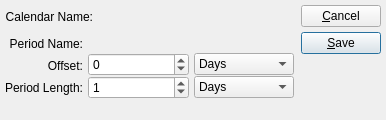
<ui version="4.0" >
 <author></author>
 <comment>This file is part of the xTuple ERP: PostBooks Edition, a free and
open source Enterprise Resource Planning software suite,
Copyright (c) 1999-2010 by OpenMFG LLC, d/b/a xTuple.
It is licensed to you under the Common Public Attribution License
version 1.0, the full text of which (including xTuple-specific Exhibits)
is available at www.xtuple.com/CPAL.  By using this software, you agree
to be bound by its terms.</comment>
 <exportmacro></exportmacro>
 <class>relativeCalendarItem</class>
 <widget class="QDialog" name="relativeCalendarItem" >
  <property name="geometry" >
   <rect>
    <x>0</x>
    <y>0</y>
    <width>386</width>
    <height>120</height>
   </rect>
  </property>
  <property name="windowTitle" >
   <string>Relative Calendar Item</string>
  </property>
  <layout class="QHBoxLayout" >
   <property name="margin" >
    <number>5</number>
   </property>
   <property name="spacing" >
    <number>7</number>
   </property>
   <item>
    <layout class="QVBoxLayout" >
     <property name="margin" >
      <number>0</number>
     </property>
     <property name="spacing" >
      <number>0</number>
     </property>
     <item>
      <layout class="QVBoxLayout" >
       <property name="margin" >
        <number>0</number>
       </property>
       <property name="spacing" >
        <number>5</number>
       </property>
       <item>
        <layout class="QHBoxLayout" >
         <property name="margin" >
          <number>0</number>
         </property>
         <property name="spacing" >
          <number>5</number>
         </property>
         <item>
          <widget class="QLabel" name="_calendarNameLit" >
           <property name="text" >
            <string>Calendar Name:</string>
           </property>
           <property name="alignment" >
            <set>Qt::AlignRight|Qt::AlignTrailing|Qt::AlignVCenter</set>
           </property>
          </widget>
         </item>
         <item>
          <widget class="QLabel" name="_calendarName" >
           <property name="sizePolicy" >
            <sizepolicy>
             <hsizetype>7</hsizetype>
             <vsizetype>5</vsizetype>
             <horstretch>0</horstretch>
             <verstretch>0</verstretch>
            </sizepolicy>
           </property>
           <property name="text" >
            <string/>
           </property>
           <property name="alignment" >
            <set>Qt::AlignLeading|Qt::AlignLeft|Qt::AlignVCenter</set>
           </property>
          </widget>
         </item>
        </layout>
       </item>
       <item>
        <layout class="QHBoxLayout" >
         <property name="margin" >
          <number>0</number>
         </property>
         <property name="spacing" >
          <number>5</number>
         </property>
         <item>
          <layout class="QVBoxLayout" >
           <property name="margin" >
            <number>0</number>
           </property>
           <property name="spacing" >
            <number>0</number>
           </property>
           <item>
            <widget class="QLabel" name="_periodNameLit" >
             <property name="text" >
              <string>Period Name:</string>
             </property>
             <property name="alignment" >
              <set>Qt::AlignRight|Qt::AlignTrailing|Qt::AlignVCenter</set>
             </property>
            </widget>
           </item>
           <item>
            <widget class="QLabel" name="_offsetLit" >
             <property name="text" >
              <string>Offset:</string>
             </property>
             <property name="alignment" >
              <set>Qt::AlignRight|Qt::AlignTrailing|Qt::AlignVCenter</set>
             </property>
            </widget>
           </item>
           <item>
            <widget class="QLabel" name="_periodLengthLit" >
             <property name="text" >
              <string>Period Length:</string>
             </property>
             <property name="alignment" >
              <set>Qt::AlignRight|Qt::AlignTrailing|Qt::AlignVCenter</set>
             </property>
            </widget>
           </item>
          </layout>
         </item>
         <item>
          <layout class="QVBoxLayout" >
           <property name="margin" >
            <number>0</number>
           </property>
           <property name="spacing" >
            <number>0</number>
           </property>
           <item>
            <layout class="QHBoxLayout" >
             <property name="margin" >
              <number>0</number>
             </property>
             <property name="spacing" >
              <number>0</number>
             </property>
             <item>
              <widget class="XLineEdit" name="_name" />
             </item>
             <item>
              <spacer>
               <property name="orientation" >
                <enum>Qt::Horizontal</enum>
               </property>
               <property name="sizeType" >
                <enum>QSizePolicy::Expanding</enum>
               </property>
               <property name="sizeHint" >
                <size>
                 <width>20</width>
                 <height>20</height>
                </size>
               </property>
              </spacer>
             </item>
            </layout>
           </item>
           <item>
            <layout class="QHBoxLayout" >
             <property name="margin" >
              <number>0</number>
             </property>
             <property name="spacing" >
              <number>5</number>
             </property>
             <item>
              <widget class="QSpinBox" name="_offsetCount" >
               <property name="maximum" >
                <number>999</number>
               </property>
               <property name="minimum" >
                <number>-999</number>
               </property>
              </widget>
             </item>
             <item>
              <widget class="QComboBox" name="_offsetType" >
               <property name="sizePolicy" >
                <sizepolicy>
                 <hsizetype>1</hsizetype>
                 <vsizetype>0</vsizetype>
                 <horstretch>0</horstretch>
                 <verstretch>0</verstretch>
                </sizepolicy>
               </property>
               <item>
                <property name="text" >
                 <string>Days</string>
                </property>
               </item>
               <item>
                <property name="text" >
                 <string>Weeks</string>
                </property>
               </item>
               <item>
                <property name="text" >
                 <string>Months</string>
                </property>
               </item>
               <item>
                <property name="text" >
                 <string>Years</string>
                </property>
               </item>
              </widget>
             </item>
            </layout>
           </item>
           <item>
            <layout class="QHBoxLayout" >
             <property name="margin" >
              <number>0</number>
             </property>
             <property name="spacing" >
              <number>5</number>
             </property>
             <item>
              <widget class="QSpinBox" name="_periodCount" >
               <property name="maximum" >
                <number>999</number>
               </property>
               <property name="minimum" >
                <number>0</number>
               </property>
               <property name="value" >
                <number>1</number>
               </property>
              </widget>
             </item>
             <item>
              <widget class="QComboBox" name="_periodType" >
               <property name="sizePolicy" >
                <sizepolicy>
                 <hsizetype>1</hsizetype>
                 <vsizetype>0</vsizetype>
                 <horstretch>0</horstretch>
                 <verstretch>0</verstretch>
                </sizepolicy>
               </property>
               <item>
                <property name="text" >
                 <string>Days</string>
                </property>
               </item>
               <item>
                <property name="text" >
                 <string>Weeks</string>
                </property>
               </item>
               <item>
                <property name="text" >
                 <string>Months</string>
                </property>
               </item>
               <item>
                <property name="text" >
                 <string>Years</string>
                </property>
               </item>
              </widget>
             </item>
            </layout>
           </item>
          </layout>
         </item>
        </layout>
       </item>
      </layout>
     </item>
     <item>
      <spacer>
       <property name="orientation" >
        <enum>Qt::Vertical</enum>
       </property>
       <property name="sizeType" >
        <enum>QSizePolicy::Preferred</enum>
       </property>
       <property name="sizeHint" >
        <size>
         <width>20</width>
         <height>16</height>
        </size>
       </property>
      </spacer>
     </item>
    </layout>
   </item>
   <item>
    <layout class="QVBoxLayout" >
     <property name="margin" >
      <number>0</number>
     </property>
     <property name="spacing" >
      <number>0</number>
     </property>
     <item>
      <layout class="QVBoxLayout" >
       <property name="margin" >
        <number>0</number>
       </property>
       <property name="spacing" >
        <number>5</number>
       </property>
       <item>
        <widget class="QPushButton" name="_close" >
         <property name="text" >
          <string>&amp;Cancel</string>
         </property>
        </widget>
       </item>
       <item>
        <widget class="QPushButton" name="_save" >
         <property name="text" >
          <string>&amp;Save</string>
         </property>
         <property name="autoDefault" >
          <bool>true</bool>
         </property>
         <property name="default" >
          <bool>true</bool>
         </property>
        </widget>
       </item>
      </layout>
     </item>
     <item>
      <spacer>
       <property name="orientation" >
        <enum>Qt::Vertical</enum>
       </property>
       <property name="sizeType" >
        <enum>QSizePolicy::Expanding</enum>
       </property>
       <property name="sizeHint" >
        <size>
         <width>20</width>
         <height>20</height>
        </size>
       </property>
      </spacer>
     </item>
    </layout>
   </item>
  </layout>
 </widget>
 <layoutdefault spacing="6" margin="11" />
 <pixmapfunction>qPixmapFromMimeSource</pixmapfunction>
 <customwidgets>
  <customwidget>
   <class>XLineEdit</class>
   <extends>QWidget</extends>
   <header>xlineedit.h</header>
   <container>1</container>
   <pixmap></pixmap>
  </customwidget>
 </customwidgets>
 <tabstops>
  <tabstop>_name</tabstop>
  <tabstop>_offsetCount</tabstop>
  <tabstop>_offsetType</tabstop>
  <tabstop>_periodCount</tabstop>
  <tabstop>_periodType</tabstop>
  <tabstop>_save</tabstop>
  <tabstop>_close</tabstop>
 </tabstops>
 <includes/>
 <resources/>
 <connections>
  <connection>
   <sender>_close</sender>
   <signal>clicked()</signal>
   <receiver>relativeCalendarItem</receiver>
   <slot>reject()</slot>
   <hints>
    <hint type="sourcelabel" >
     <x>20</x>
     <y>20</y>
    </hint>
    <hint type="destinationlabel" >
     <x>20</x>
     <y>20</y>
    </hint>
   </hints>
  </connection>
 </connections>
</ui>
